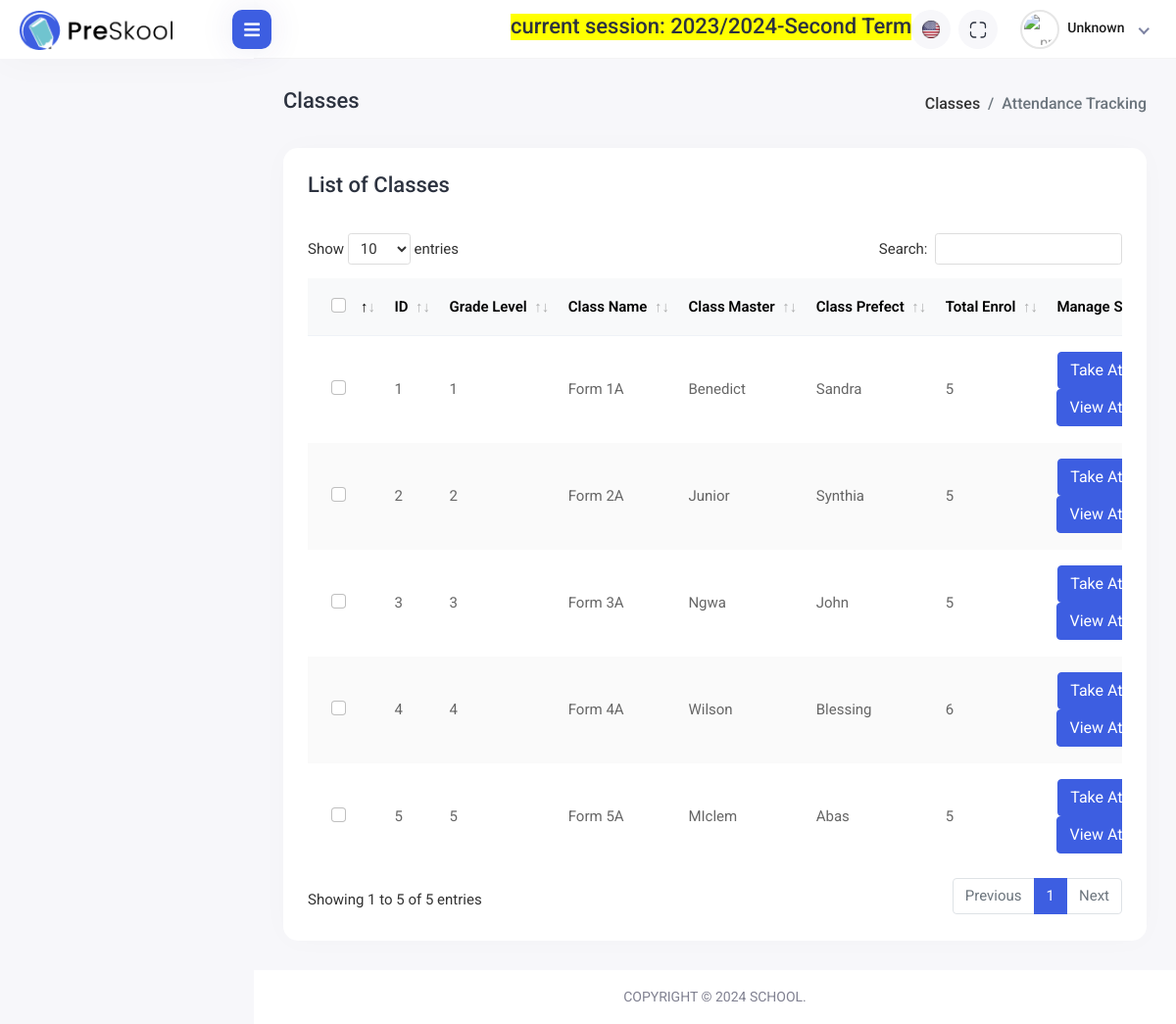
/attendance/attendance-class-list/, run on the app's committed database.
### apps/terms/models.py (models this page shows, shortened)
class AcademicYear(TimeStampedUUIDModel):
    name = models.CharField(verbose_name=_("Academic Year"), max_length=100)
    start_date = models.DateField(verbose_name=_("Start Date"))
    end_date = models.DateField(verbose_name=_("End Date"), blank=True, null=True)
    is_current = models.BooleanField(default=False)

class Term(TimeStampedUUIDModel):
    term = models.CharField(
        verbose_name=_("Session"),
        max_length=20,
        choices=TermChoices.choices,
        default=TermChoices.FIRST_TERM,
    )
    academic_year = models.ForeignKey(AcademicYear, on_delete=models.CASCADE)
    is_current = models.BooleanField(default=False)

### apps/students/models.py (models this page shows, shortened)
class Class(TimeStampedUUIDModel):
    class_name = models.CharField(verbose_name=_("Class Name"), max_length=200)
    grade_level = models.CharField(verbose_name=_("Class Level"), max_length=200)
    class_master = models.CharField(
        verbose_name=_("Class Master"), max_length=200, blank=True, null=True
    )
    class_prefect = models.CharField(
        verbose_name=_("Class Prefect"), max_length=200, blank=True, null=True
    )
    pass_avg = models.IntegerField(default=10)
    best_subject = models.CharField(max_length=255, blank=True, null=True)
    worst_subject = models.CharField(max_length=255, blank=True, null=True)
    def get_total_girls(self):
        total_female_students_qs = self.students.filter(gender="Female").aggregate(
            total_female_students=Count("id")
        )
        return total_female_students_qs["total_female_students"]
    def get_total_boys(self):
        total_male_students_qs = self.students.filter(gender="Male").aggregate(
            total_male_students=Count("id")
        )
        return total_male_students_qs["total_male_students"]
    def get_total_enrol(self):
        return self.get_total_boys() + self.get_total_girls()
    @property
    def get_total_template_enrol(self):
        return self.get_total_enrol()

### apps/attendance/views.py (the view)
def attendance_class_list_view(request):
    classes = Class.objects.all()
    template_name = "attendance/attendance-class-list.html"
    context = {
        "section": "attendance",
        "classes": classes,
    }
    return render(request, template_name, context)

### apps/terms/templatetags/session_tags.py (called while the page is built)
@register.simple_tag
def current_working_session():
    current_year = AcademicYear.objects.get(is_current=True)
    current_terms = Term.objects.filter(is_current=True, academic_year=current_year)
    if current_terms.exists():
        current_term = current_terms.first()
        info = f"current session: {current_year.name}-{current_term.term}"
        return info
    return "Invalid session-term configuration."

### templates/attendance/attendance-class-list.html (shortened to what this page needs)
{% extends 'base.html' %}
{% load static %}
{% block stylelinks %}
<link rel="stylesheet" href="{% static 'assets/plugins/datatables/datatables.min.css' %}">
{% endblock stylelinks %}
{% block content %}
<div class="content container-fluid">
    <div class="page-header">
        <div class="row">
            <div class="col-sm-12">
                <div class="page-sub-header">
                    <h3 class="page-title">Classes</h3>
                    <ul class="breadcrumb">
                        <li class="breadcrumb-item"><a href="{% url 'class-list' %}">Classes</a></li>
                        <li class="breadcrumb-item active">Attendance Tracking</li>
                    </ul>
                </div>
            </div>
        </div>
    </div>
    <div class="row">
        <div class="col-sm-12">
            <div class="card card-table comman-shadow">
                <div class="card-body">
                    <div class="page-header">
                        <div class="row align-items-center">
                            <div class="col">
                                <h3 class="page-title">List of Classes</h3>
                            </div>
                        </div>
                    </div>
                    <div class="table-responsive">
                        <table
                            class="table border-0 star-student table-hover table-center mb-0 datatable table-striped">
                            <thead class="student-thread">
                                <tr>
                                    <th>
                                        <div class="form-check check-tables">
                                            <input class="form-check-input" type="checkbox"
                                                value="something">
                                        </div>
                                    </th>
                                    <th>ID</th>
                                    <th>Grade Level</th>
                                    <th>Class Name</th>
                                    <th>Class Master</th>
                                    <th>Class Prefect</th>
                                    <th>Total Enrol</th>
                                    <th>Manage Subjects</th>
                                </tr>
                            </thead>
                            <tbody>
                                {% for class in classes %}
                                    <tr>
                                        <td>
                                            <div class="form-check check-tables">
                                                <input class="form-check-input" type="checkbox"
                                                    value="something">
                                            </div>
                                        </td>
                                        <td>{{forloop.counter}}</td>
                                        <td>{{class.grade_level}}</td>
                                        <td>{{class.class_name}}</td>
                                        <td>{{ class.class_master }}</td>
                                        <td>{{ class.class_prefect }}</td>
                                        <td>{{ class.get_total_template_enrol }}</td>
                                        <td>
                                            <div class="col-auto text-end float-end ms-auto download-grp">
                                                <a href="{% url 'attendance:daily_attendance' class_pkid=class.pkid %}" style="color: white;" class="btn btn-outline-primary me-2"> Take Attendance</a>
                                            </div>
                                            <div class="col-auto text-end float-end ms-auto download-grp">
                                                <a href="{% url 'attendance:view_daily_attendance' class_pkid=class.pkid %}" style="color: white;" class="btn btn-outline-primary me-2"> View Attendance</a>
                                            </div>
                                        </td>
                                    </tr>
                                {% endfor %}
                            </tbody>
                        </table>
                    </div>
                </div>
            </div>
        </div>
    </div>
</div>
{% endblock content %}

### templates/utils/header.html (shortened to what this page needs)
{% load static %}
{% load session_tags %}
<div class="header">
    <div class="header-left">
        <a href="index.html" class="logo">
            <img src="{% static 'assets/img/logo.png' %}" alt="Logo">
        </a>
    </div>
    <div class="menu-toggle">
        <a href="javascript:void(0);" id="toggle_btn">
            <i class="fas fa-bars"></i>
        </a>
    </div>
    <ul class="nav user-menu">
        <li><div class="d-none d-sm-block">
            <h3 style="margin-left: 20px; background-color: yellow;" class="page-title text-center">{% current_working_session %}</h3>
        </div> </li>
        <li class="nav-item dropdown noti-dropdown language-drop me-2">
            <a href="#" class="dropdown-toggle nav-link header-nav-list" data-bs-toggle="dropdown">
                <img src="{% static 'assets/img/icons/header-icon-01.svg' %}" alt="">
            </a>
        </li>
        <li class="nav-item zoom-screen me-2">
            <a href="#" class="nav-link header-nav-list win-maximize">
                <img src="{% static 'assets/img/icons/header-icon-04.svg' %}" alt="">
            </a>
        </li>
        <li class="nav-item dropdown has-arrow new-user-menus">
            <a href="#" class="dropdown-toggle nav-link" data-bs-toggle="dropdown">
                <span class="user-img">
                    <img class="rounded-circle" src="{{request.user.get_profile.profile_photo.url}}" width="31"
                        alt="profile picture">
                    <div class="user-text">
                        {% if user.is_authenticated %}
                            <h6>{{user.username | capfirst}}</h6>
                        {% else %}
                            <h6>Unknown</h6>
                        {% endif %}
                    </div>
                </span>
            </a>
        </li>
    </ul>
</div>

### data on the page
AcademicYear: pkid+name "current session: 2023/2024-Second Term"
Class: grade_level "1", class_name "Form 1A", class_master "Benedict", class_prefect "Sandra", get_total_template_enrol "5"
Class: grade_level "2", class_name "Form 2A", class_master "Junior", class_prefect "Synthia", get_total_template_enrol "5"
Class: grade_level "3", class_name "Form 3A", class_master "Ngwa", class_prefect "John", get_total_template_enrol "5"
Class: grade_level "4", class_name "Form 4A", class_master "Wilson", class_prefect "Blessing", get_total_template_enrol "6"
Class: grade_level "5", class_name "Form 5A", class_master "MIclem", class_prefect "Abas", get_total_template_enrol "5"
